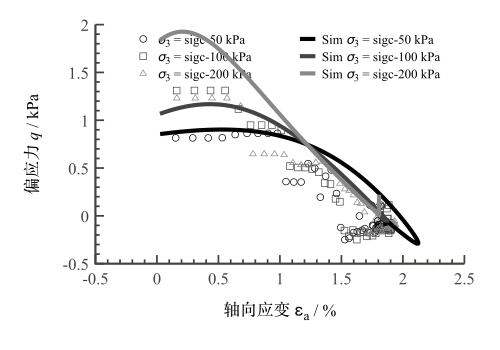

gnuplot code for this plot:
# ==============================================================================
#   Generated Time: 2026/07/14
# ==============================================================================

# ==============================================================================
# [Layout & Canvas Geometry] Advanced Dimension & Publishing Optimization
# Engine: TensorClay True-Render Core Architecture
# ==============================================================================

# --- Physical Output Canvas Size Control ---
set terminal pdfcairo size 5.00in, 3.00in color enhanced font 'Times-New-Roman,12' background rgb 'white'
set lmargin at screen 0.20
set bmargin at screen 0.24
set rmargin at screen 0.91
set tmargin at screen 0.92

# [Academic Protection] Enforcing locked 1:1 scale to completely eradicate aspect distortion.
set origin 0,0
set size 1,1

# --- TensorClay Ecosystem Signature Mark (Ultra-Faded Phantom Weight) ---
set label "[ TensorClay{^b} Solver ]" at screen 0.93, 0.24 right font 'Times-New-Roman,7.5' textcolor rgb '#E0E0E020'

# --- Professional Infrastructure (Outward Tics & Academic Grid) ---
set border 3 lw 2.5 lc rgb '#424242'             # L-shaped open layout
set tics out nomirror font ',19' scale 1.5, 0.75 # Scale-aware outward tics prevent clipping
set mxtics 2
set mytics 2
set grid xtics ytics lc rgb '#E5E5E5' lw 0.8 dt 2  # Non-intrusive gray reference grid
# --- Layout Block Segment End ---

# ==============================================================================
# [Figure & Output Configuration] Environment Setup (Academic Cairo Channel)
# ==============================================================================

set terminal pdfcairo size 5.00in, 3.50in color enhanced font 'Times-New-Roman,14' background rgb 'white'
set output 'workspace_plot_dilation_render.pdf'

# --- Journal Standard Clip & Layout Hygiene ---
set clip points
set clip one
set tics scale 1.0
set grid xtics ytics lt 0 lw 0.5 lc rgb '#e0e0e0'

# --- Dynamic Margin Adjustment based on Canvas Size ---
margin_left   = 0.95
margin_bottom = 0.86
margin_right  = 0.35
margin_top    = 0.24

canvas_w = 5.00
canvas_h = 3.50

set lmargin at screen (margin_left / canvas_w)
set rmargin at screen (1.0 - (margin_right / canvas_w))
set bmargin at screen (margin_bottom / canvas_h)
set tmargin at screen (1.0 - (margin_top / canvas_h))

# ------------------------------------------------------------------------------
# --- Academic Color Palette Line Mapping ---
set linetype 1 lc rgb '#000000' lw 2.2 pt 5 ps 0.8
set linetype 2 lc rgb '#444444' lw 2.0 pt 7 ps 0.8
set linetype 3 lc rgb '#888888' lw 1.8 pt 9 ps 0.8
set linetype 4 lc rgb '#b5b5b5' lw 1.5 pt 13 ps 0.8
set linetype 5 lc rgb '#222222' lw 2.0 pt 11 ps 0.8
set linetype cycle 5

# --- Fine-tune vector point objects for EPS/PDF outputs ---
set pointsize 0.9

set encoding utf8
# --- Figure Block Segment End ---

# ==============================================================================
# [Macro Axes Space & Legend Logic Setup] Academic High-Resolution Pipeline
# ==============================================================================

set key top right horizontal Left reverse enhanced maxcols 2 samplen 1.5 spacing 1.2 font ',14' nobox noopaque
# [Visual Aesthetic] Key Box removed; Opaque mask activated to shield underlying curves.

unset grid
set grid xtics ytics lc rgb '#E5E5E5' lw 0.8 dt 2
unset xzeroaxis
unset yzeroaxis
unset title
unset logscale
# --- Axes Space Block Segment End ---

# ==============================================================================
# [Subplot Axes Physics & Metrics] Geotechnical True-Render Protocol
# ==============================================================================

set tics in nomirror font ',18' scale 1.5, 0.75
set format x '%-g'
set format y '%-g'
set mxtics 5
set mytics 5

set xlabel '轴向应变 {/Symbol e}_{a} / %' textcolor rgb 'black' font ',18' offset 0,-0.6
set ylabel '偏应力 {/:Italic q} / kPa' textcolor rgb 'black' font ',18' offset -3.2,0

unset logscale
set offsets 0, 0, 0, 0
set autoscale

# --- Precise Academic Boundary Padding (Polarity Adaptive) ---
set offsets graph 0.08, 0.08, 0.05, 0.05
# --- Axis Block Segment End ---

# ==============================================================================
# [Artist & LineStyle Specifications] Academic Aesthetics Setup (Journal Standard)
# ==============================================================================

GLOBAL_PLOT_STYLE = 'points'
GLOBAL_SMOOTH_ALGO = ''

# --- Dynamic Infrastructure for Microscopic Case Tracks ---
# [CASE NODE] sigc-50kPa
set linestyle 101 lt 1 lw 1.0 pt 6 ps 0.8
CASE_EXP_SKIP_101 = 200
CASE_EXP_FACTOR_X_101 = 1.0
CASE_EXP_FACTOR_Y_101 = 1.0
set linestyle 201 lt 1 dt 1 lw 6 pt 1 ps 0.0
CASE_SIMU_FACTOR_X_201 = 1.0
CASE_SIMU_FACTOR_Y_201 = 1.0

# [CASE NODE] sigc-100kPa
set linestyle 102 lt 2 lw 1.0 pt 4 ps 0.8
CASE_EXP_SKIP_102 = 200
CASE_EXP_FACTOR_X_102 = 1.0
CASE_EXP_FACTOR_Y_102 = 1.0
set linestyle 202 lt 2 dt 1 lw 6 pt 1 ps 0.0
CASE_SIMU_FACTOR_X_202 = 1.0
CASE_SIMU_FACTOR_Y_202 = 1.0

# [CASE NODE] sigc-200kPa
set linestyle 103 lt 3 lw 1.0 pt 8 ps 0.8
CASE_EXP_SKIP_103 = 200
CASE_EXP_FACTOR_X_103 = 1.0
CASE_EXP_FACTOR_Y_103 = 1.0
set linestyle 203 lt 3 dt 1 lw 6 pt 1 ps 0.0
CASE_SIMU_FACTOR_X_203 = 1.0
CASE_SIMU_FACTOR_Y_203 = 1.0

# --- Artist Block Segment End ---

# [Debug Check] artistBlock Found: true
# [Debug Check] Raw 'STYLE' in Dictionary: 'points'
# [Debug Check] Final specs.GlobalStyle Value: 'points'

# ==============================================================================
# [Dynamic Data Matrix Mapping] Generated by TensorClay Data Engine
# ==============================================================================

# --- Datafile Parser Configuration for CSV/.sdb ---
set datafile separator ','
set datafile commentschars '#!'

array Files_100[3]
Files_100[1] = '/Users/lhc/Documents/TensorclayStudio/Tensorclay-R2026M07_beta版本更新0714/C5_G01.sdb'
Files_100[2] = '/Users/lhc/Documents/TensorclayStudio/Tensorclay-R2026M07_beta版本更新0714/C5_G02.sdb'
Files_100[3] = '/Users/lhc/Documents/TensorclayStudio/Tensorclay-R2026M07_beta版本更新0714/C5_G03.sdb'
array Labels_100[3]
Labels_100[1] = '{/:Italic {/Symbol {/:Italic s}}}_{3} = sigc-50 kPa'
Labels_100[2] = '{/:Italic {/Symbol {/:Italic s}}}_{3} = sigc-100 kPa'
Labels_100[3] = '{/:Italic {/Symbol {/:Italic s}}}_{3} = sigc-200 kPa'

array Files_101[3]
Files_101[1] = '/Users/lhc/ATENSORLAB/Tensorclay-R2026M07_beta-版本测试文件/batch-sigc-50kPa.sdb'
Files_101[2] = '/Users/lhc/ATENSORLAB/Tensorclay-R2026M07_beta-版本测试文件/batch-sigc-100kPa.sdb'
Files_101[3] = '/Users/lhc/ATENSORLAB/Tensorclay-R2026M07_beta-版本测试文件/batch-sigc-200kPa.sdb'
array Labels_101[3]
Labels_101[1] = 'Sim {/:Italic {/Symbol {/:Italic s}}}_{3} = sigc-50 kPa'
Labels_101[2] = 'Sim {/:Italic {/Symbol {/:Italic s}}}_{3} = sigc-100 kPa'
Labels_101[3] = 'Sim {/:Italic {/Symbol {/:Italic s}}}_{3} = sigc-200 kPa'

# --- Core Coordinate Axis Mapping Indices ---
X_COLUMN_INDEX = 9
Y_COLUMN_INDEX = 12
# --- Data Block Segment End ---

# ==============================================================================
# [Data Flow Execution Pipeline] Main Plot Execution
# ==============================================================================
plot \
     Files_100[1] every CASE_EXP_SKIP_101 using (column(X_COLUMN_INDEX)*CASE_EXP_FACTOR_X_101):(column(Y_COLUMN_INDEX)*CASE_EXP_FACTOR_Y_101) title Labels_100[1] with points ls 101, \
     Files_100[2] every CASE_EXP_SKIP_102 using (column(X_COLUMN_INDEX)*CASE_EXP_FACTOR_X_102):(column(Y_COLUMN_INDEX)*CASE_EXP_FACTOR_Y_102) title Labels_100[2] with points ls 102, \
     Files_100[3] every CASE_EXP_SKIP_103 using (column(X_COLUMN_INDEX)*CASE_EXP_FACTOR_X_103):(column(Y_COLUMN_INDEX)*CASE_EXP_FACTOR_Y_103) title Labels_100[3] with points ls 103, \
     Files_101[1] using (column(X_COLUMN_INDEX)*CASE_SIMU_FACTOR_X_201):(column(Y_COLUMN_INDEX)*CASE_SIMU_FACTOR_Y_201) title Labels_101[1] with lines ls 201, \
     Files_101[2] using (column(X_COLUMN_INDEX)*CASE_SIMU_FACTOR_X_202):(column(Y_COLUMN_INDEX)*CASE_SIMU_FACTOR_Y_202) title Labels_101[2] with lines ls 202, \
     Files_101[3] using (column(X_COLUMN_INDEX)*CASE_SIMU_FACTOR_X_203):(column(Y_COLUMN_INDEX)*CASE_SIMU_FACTOR_Y_203) title Labels_101[3] with lines ls 203

unset output
